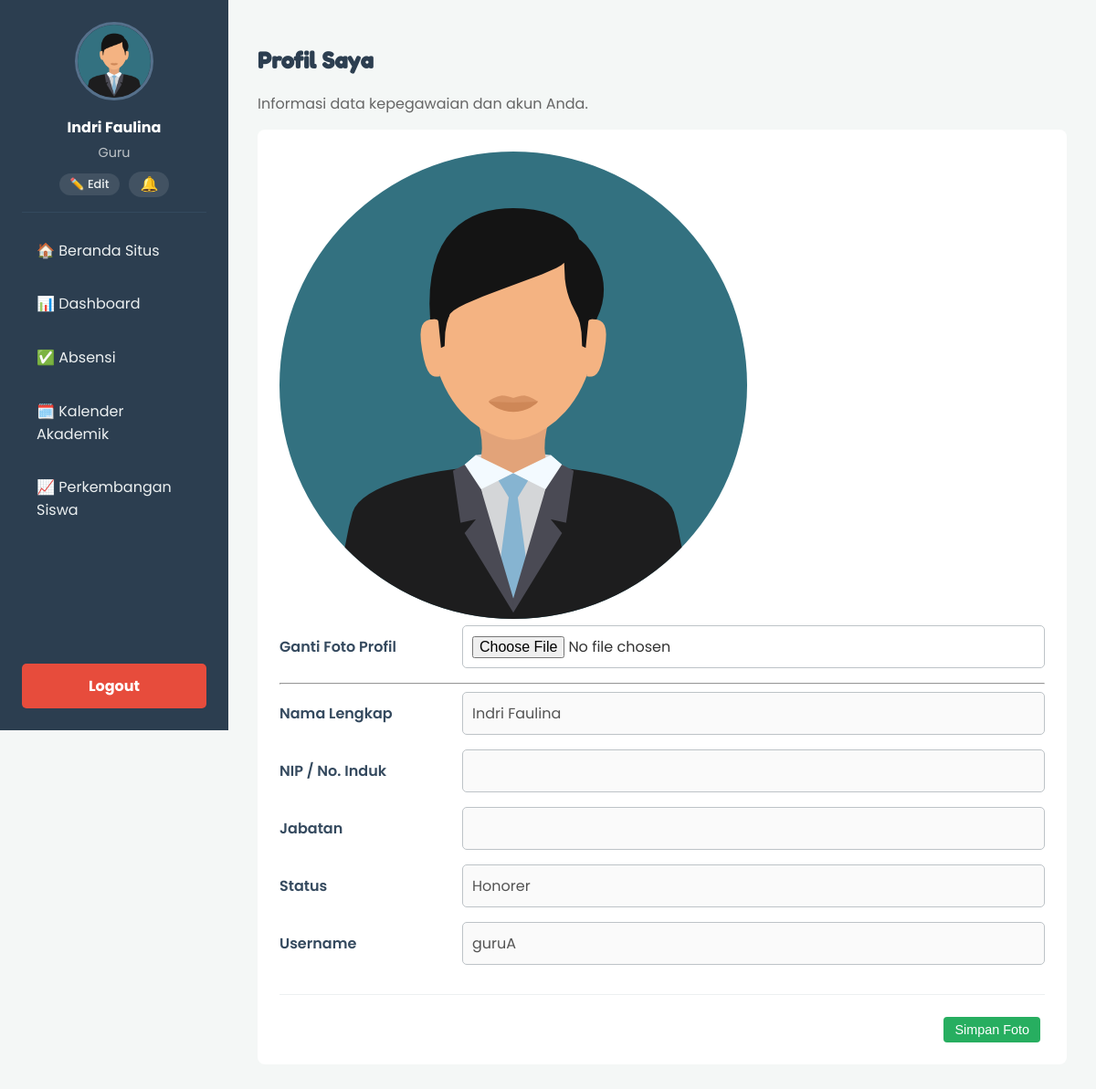
The page /guru/profil.php (signed in) on the database its author committed.
### tables this page shows
CREATE TABLE `guru` (
  `id_guru` int(11) NOT NULL,
  `nama_guru` varchar(100) NOT NULL,
  `nip` varchar(50) DEFAULT NULL,
  `jabatan` varchar(100) DEFAULT NULL,
  `status_kepegawaian` enum('PNS','Honorer','Tetap') NOT NULL DEFAULT 'Honorer',
  `username` varchar(50) NOT NULL,
  `password` varchar(255) NOT NULL,
  `foto_profil` varchar(255) NOT NULL DEFAULT 'default.png',
  `id_kelas` int(11) DEFAULT NULL
);

### guru/profil.php (the view, shortened to what this page needs)
<?php
include 'template_header.php';
require_once '../config.php';
$id_guru = $_SESSION['guru_id'];
$stmt = $conn->prepare("SELECT * FROM guru WHERE id_guru = ?");
$stmt->bind_param("i", $id_guru);
$stmt->execute();
$guru = $stmt->get_result()->fetch_assoc();
?>
<div class="admin-content-header">
    <h2>Profil Saya</h2>
    <p>Informasi data kepegawaian dan akun Anda.</p>
</div>
<div class="admin-content-body">
    <div class="form-container">
        <form action="proses_profil.php" method="POST" enctype="multipart/form-data">
            <div class="profile-picture-preview">
                <img src="../uploads/profil/<?php echo htmlspecialchars($guru['foto_profil']); ?>" alt="Foto Profil" id="preview_img">
            </div>
            <div class="form-group">
                <label for="foto_profil">Ganti Foto Profil</label>
                <input type="file" name="foto_profil" id="foto_profil" accept="image/png, image/jpeg">
            </div>
            <hr>
            <div class="form-group"><label>Nama Lengkap</label><input type="text" value="<?php echo htmlspecialchars($guru['nama_guru']); ?>" disabled></div>
            <div class="form-group"><label>NIP / No. Induk</label><input type="text" value="<?php echo htmlspecialchars($guru['nip']); ?>" disabled></div>
            <div class="form-group"><label>Jabatan</label><input type="text" value="<?php echo htmlspecialchars($guru['jabatan']); ?>" disabled></div>
            <div class="form-group"><label>Status</label><input type="text" value="<?php echo htmlspecialchars($guru['status_kepegawaian']); ?>" disabled></div>
            <div class="form-group"><label>Username</label><input type="text" value="<?php echo htmlspecialchars($guru['username']); ?>" disabled></div>
            <div class="form-actions">
                <button type="submit" name="simpan_profil" class="btn-aksi btn-simpan">Simpan Foto</button>
            </div>
        </form>
    </div>
</div>
<?php include 'template_footer.php'; ?>

### css/admin.css (style rules this page uses)
body { font-family: 'Poppins', sans-serif; margin: 0; background-color: #f4f7f6; color: #333; }
.admin-content-header h2 { font-family: 'Fredoka One', cursive; text-align: left; color: #2c3e50; }
.admin-content-header p { color: #666; margin-top: 0; }
.form-container { background-color:#fff;padding:1.5rem;border-radius:8px }
.form-actions { display:flex;justify-content:flex-end;gap:10px;margin-top:2rem;border-top:1px solid #ecf0f1;padding-top:1.5rem }
.form-container .form-group { display:grid;gap:10px 20px;align-items:center;margin-bottom:1rem }
.form-container .form-group label { font-weight:600;color:#34495e;text-align:left }
.form-container input[type="text"], .form-container input[type="password"], .form-container select, .form-container textarea, .form-container input[type="file"] { width:100%;padding:10px;border-radius:5px;border:1px solid #bdc3c7;box-sizing:border-box;font-size:1rem;font-family:'Poppins',sans-serif }
.btn-aksi { display:inline-block;padding:6px 12px;margin-right:5px;border-radius:4px;color:#fff;text-decoration:none;font-size:.9rem;text-align:center;border:none;cursor:pointer;font-weight:500 }
.btn-simpan { background-color:#27ae60 }
@media (min-width: 768px) { .form-container .form-group { grid-template-columns:180px 1fr } }

### rows shown on the page
guru: foto_profil (placeholder picture), nama_guru "Indri Faulina", status_kepegawaian "Honorer", username "guruA"

### other values the page prints
$_SESSION['guru_nama'] "Indri Faulina"
